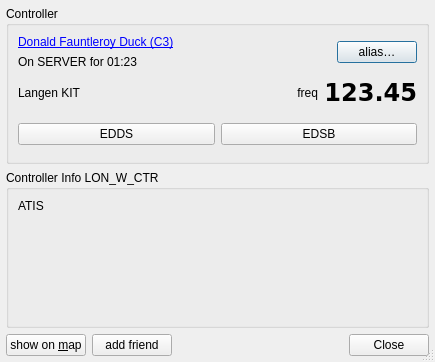
<?xml version="1.0" encoding="UTF-8"?>
<ui version="4.0">
 <class>ControllerDetails</class>
 <widget class="QDialog" name="ControllerDetails">
  <property name="geometry">
   <rect>
    <x>0</x>
    <y>0</y>
    <width>435</width>
    <height>362</height>
   </rect>
  </property>
  <property name="sizePolicy">
   <sizepolicy hsizetype="Preferred" vsizetype="MinimumExpanding">
    <horstretch>0</horstretch>
    <verstretch>0</verstretch>
   </sizepolicy>
  </property>
  <property name="windowIcon">
   <iconset resource="../Resources.qrc">
    <normaloff>:/icons/qutescoop.png</normaloff>:/icons/qutescoop.png</iconset>
  </property>
  <property name="sizeGripEnabled">
   <bool>true</bool>
  </property>
  <layout class="QVBoxLayout" name="_2">
   <property name="margin" stdset="0">
    <number>6</number>
   </property>
   <item>
    <widget class="QGroupBox" name="groupBox">
     <property name="title">
      <string>Controller</string>
     </property>
     <layout class="QVBoxLayout" name="verticalLayout_3">
      <item>
       <layout class="QHBoxLayout" name="horizontalLayout" stretch="1,0">
        <item>
         <layout class="QVBoxLayout" name="verticalLayout_2">
          <item>
           <widget class="QLabel" name="lblControllerInfo">
            <property name="toolTip">
             <string>Link opens the VATSIM Statistics Center</string>
            </property>
            <property name="text">
             <string>&lt;a href=&quot;https://&quot;&gt;Donald Fauntleroy Duck (C3)&lt;/a&gt;</string>
            </property>
            <property name="openExternalLinks">
             <bool>true</bool>
            </property>
           </widget>
          </item>
          <item>
           <widget class="QLabel" name="lblOnline">
            <property name="text">
             <string>On SERVER for 01:23</string>
            </property>
           </widget>
          </item>
         </layout>
        </item>
        <item>
         <widget class="QPushButton" name="pbAlias">
          <property name="toolTip">
           <string>Add or edit an alias for this VATSIM member</string>
          </property>
          <property name="text">
           <string>alias…</string>
          </property>
         </widget>
        </item>
       </layout>
      </item>
      <item>
       <layout class="QHBoxLayout" name="frequencyLayout" stretch="0,1,0">
        <item>
         <widget class="QLabel" name="lblCallsign">
          <property name="text">
           <string>Langen KIT</string>
          </property>
          <property name="wordWrap">
           <bool>true</bool>
          </property>
         </widget>
        </item>
        <item>
         <widget class="QLabel" name="lblFreqLabel">
          <property name="text">
           <string>freq</string>
          </property>
          <property name="alignment">
           <set>Qt::AlignRight|Qt::AlignTrailing|Qt::AlignVCenter</set>
          </property>
         </widget>
        </item>
        <item>
         <widget class="QLabel" name="lblFrequency">
          <property name="text">
           <string>&lt;h1&gt;&lt;code&gt;123.45&lt;/code&gt;&lt;/h1&gt;</string>
          </property>
          <property name="alignment">
           <set>Qt::AlignRight|Qt::AlignTrailing|Qt::AlignVCenter</set>
          </property>
          <property name="textInteractionFlags">
           <set>Qt::TextBrowserInteraction</set>
          </property>
         </widget>
        </item>
       </layout>
      </item>
      <item>
       <widget class="QWidget" name="gridAirports" native="true">
        <layout class="QGridLayout" name="gridAirportsLayout" columnstretch="0,0">
         <property name="leftMargin">
          <number>0</number>
         </property>
         <property name="topMargin">
          <number>0</number>
         </property>
         <property name="rightMargin">
          <number>0</number>
         </property>
         <property name="bottomMargin">
          <number>0</number>
         </property>
         <item row="0" column="1">
          <widget class="QPushButton" name="pushButton_4">
           <property name="text">
            <string>EDSB</string>
           </property>
          </widget>
         </item>
         <item row="0" column="0">
          <widget class="QPushButton" name="pushButton_5">
           <property name="text">
            <string>EDDS</string>
           </property>
          </widget>
         </item>
        </layout>
       </widget>
      </item>
     </layout>
    </widget>
   </item>
   <item>
    <widget class="QGroupBox" name="gbInfo">
     <property name="title">
      <string>Controller Info LON_W_CTR</string>
     </property>
     <layout class="QVBoxLayout" name="verticalLayout">
      <item>
       <widget class="QLabel" name="lblAtis">
        <property name="text">
         <string>ATIS</string>
        </property>
        <property name="textFormat">
         <enum>Qt::RichText</enum>
        </property>
        <property name="alignment">
         <set>Qt::AlignLeading|Qt::AlignLeft|Qt::AlignTop</set>
        </property>
        <property name="wordWrap">
         <bool>true</bool>
        </property>
        <property name="openExternalLinks">
         <bool>true</bool>
        </property>
        <property name="textInteractionFlags">
         <set>Qt::LinksAccessibleByMouse|Qt::TextSelectableByKeyboard|Qt::TextSelectableByMouse</set>
        </property>
       </widget>
      </item>
     </layout>
    </widget>
   </item>
   <item>
    <layout class="QHBoxLayout" name="bottomLayout">
     <item>
      <widget class="QPushButton" name="buttonShowOnMap">
       <property name="text">
        <string>show on &amp;map</string>
       </property>
       <property name="shortcut">
        <string>S</string>
       </property>
       <property name="autoDefault">
        <bool>false</bool>
       </property>
      </widget>
     </item>
     <item>
      <widget class="QPushButton" name="buttonAddFriend">
       <property name="text">
        <string>add friend</string>
       </property>
      </widget>
     </item>
     <item>
      <widget class="QDialogButtonBox" name="buttonBox">
       <property name="standardButtons">
        <set>QDialogButtonBox::Close</set>
       </property>
      </widget>
     </item>
    </layout>
   </item>
  </layout>
 </widget>
 <resources>
  <include location="../Resources.qrc"/>
 </resources>
 <connections>
  <connection>
   <sender>buttonShowOnMap</sender>
   <signal>clicked()</signal>
   <receiver>ControllerDetails</receiver>
   <slot>close()</slot>
   <hints>
    <hint type="sourcelabel">
     <x>111</x>
     <y>305</y>
    </hint>
    <hint type="destinationlabel">
     <x>210</x>
     <y>138</y>
    </hint>
   </hints>
  </connection>
  <connection>
   <sender>buttonBox</sender>
   <signal>clicked(QAbstractButton*)</signal>
   <receiver>ControllerDetails</receiver>
   <slot>close()</slot>
   <hints>
    <hint type="sourcelabel">
     <x>387</x>
     <y>293</y>
    </hint>
    <hint type="destinationlabel">
     <x>391</x>
     <y>236</y>
    </hint>
   </hints>
  </connection>
 </connections>
</ui>
